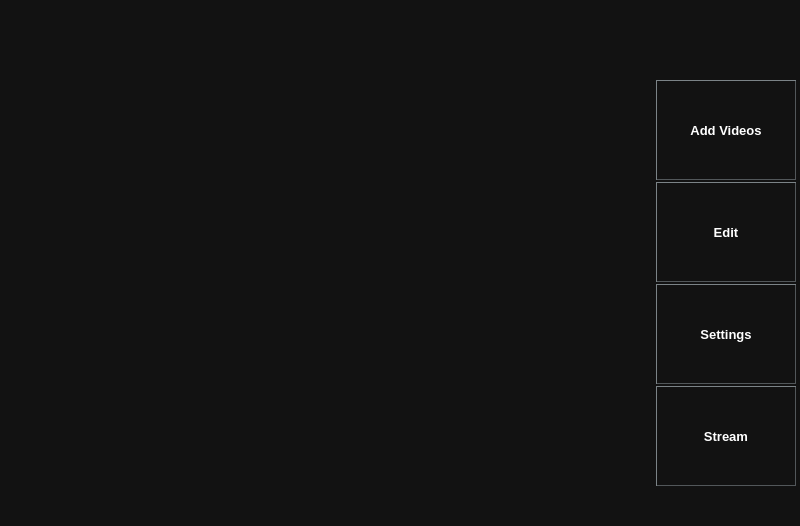
  <widget class="QWidget" name="centralwidget">
   <property name="minimumSize">
    <size>
     <width>800</width>
     <height>0</height>
    </size>
   </property>
   <property name="autoFillBackground">
    <bool>false</bool>
   </property>
   <property name="styleSheet">
    <string notr="true">QWidget {
	background-color:rgb(18, 18, 18);
	border-color: white;
}</string>
   </property>
   <layout class="QHBoxLayout" name="horizontalLayout">
    <property name="spacing">
     <number>4</number>
    </property>
    <property name="leftMargin">
     <number>4</number>
    </property>
    <property name="topMargin">
     <number>0</number>
    </property>
    <property name="rightMargin">
     <number>4</number>
    </property>
    <property name="bottomMargin">
     <number>0</number>
    </property>
    <item>
     <layout class="QVBoxLayout" name="verticalLayout">
      <item>
       <spacer name="horizontalSpacer">
        <property name="orientation">
         <enum>Qt::Horizontal</enum>
        </property>
        <property name="sizeType">
         <enum>QSizePolicy::Expanding</enum>
        </property>
        <property name="sizeHint" stdset="0">
         <size>
          <width>40</width>
          <height>20</height>
         </size>
        </property>
       </spacer>
      </item>
     </layout>
    </item>
    <item>
     <layout class="QVBoxLayout" name="verticalLayout_2">
      <property name="spacing">
       <number>0</number>
      </property>
      <property name="sizeConstraint">
       <enum>QLayout::SetNoConstraint</enum>
      </property>
      <property name="leftMargin">
       <number>0</number>
      </property>
      <property name="topMargin">
       <number>0</number>
      </property>
      <property name="rightMargin">
       <number>0</number>
      </property>
      <property name="bottomMargin">
       <number>0</number>
      </property>
      <item>
       <widget class="QLabel" name="label">
        <property name="minimumSize">
         <size>
          <width>120</width>
          <height>80</height>
         </size>
        </property>
        <property name="font">
         <font>
          <weight>50</weight>
          <bold>false</bold>
         </font>
        </property>
        <property name="text">
         <string>&lt;html&gt;&lt;head/&gt;&lt;body&gt;&lt;p&gt;&lt;br/&gt;&lt;/p&gt;&lt;/body&gt;&lt;/html&gt;</string>
        </property>
       </widget>
      </item>
      <item>
       <widget class="QPushButton" name="addVideos">
        <property name="minimumSize">
         <size>
          <width>140</width>
          <height>100</height>
         </size>
        </property>
        <property name="palette">
         <palette>
          <active>
           <colorrole role="WindowText">
            <brush brushstyle="SolidPattern">
             <color alpha="255">
              <red>255</red>
              <green>255</green>
              <blue>255</blue>
             </color>
            </brush>
           </colorrole>
           <colorrole role="Button">
            <brush brushstyle="SolidPattern">
             <color alpha="255">
              <red>18</red>
              <green>18</green>
              <blue>18</blue>
             </color>
            </brush>
           </colorrole>
           <colorrole role="Text">
            <brush brushstyle="SolidPattern">
             <color alpha="255">
              <red>255</red>
              <green>255</green>
              <blue>255</blue>
             </color>
            </brush>
           </colorrole>
           <colorrole role="ButtonText">
            <brush brushstyle="SolidPattern">
             <color alpha="255">
              <red>255</red>
              <green>255</green>
              <blue>255</blue>
             </color>
            </brush>
           </colorrole>
           <colorrole role="Base">
            <brush brushstyle="SolidPattern">
             <color alpha="255">
              <red>18</red>
              <green>18</green>
              <blue>18</blue>
             </color>
            </brush>
           </colorrole>
           <colorrole role="Window">
            <brush brushstyle="SolidPattern">
             <color alpha="255">
              <red>18</red>
              <green>18</green>
              <blue>18</blue>
             </color>
            </brush>
           </colorrole>
           <colorrole role="PlaceholderText">
            <brush brushstyle="NoBrush">
             <color alpha="128">
              <red>255</red>
              <green>255</green>
              <blue>255</blue>
             </color>
            </brush>
           </colorrole>
          </active>
          <inactive>
           <colorrole role="WindowText">
            <brush brushstyle="SolidPattern">
             <color alpha="255">
              <red>255</red>
              <green>255</green>
              <blue>255</blue>
             </color>
            </brush>
           </colorrole>
           <colorrole role="Button">
            <brush brushstyle="SolidPattern">
             <color alpha="255">
              <red>18</red>
              <green>18</green>
              <blue>18</blue>
             </color>
            </brush>
           </colorrole>
           <colorrole role="Text">
            <brush brushstyle="SolidPattern">
             <color alpha="255">
              <red>255</red>
              <green>255</green>
              <blue>255</blue>
             </color>
            </brush>
           </colorrole>
           <colorrole role="ButtonText">
            <brush brushstyle="SolidPattern">
             <color alpha="255">
              <red>255</red>
              <green>255</green>
              <blue>255</blue>
             </color>
            </brush>
           </colorrole>
           <colorrole role="Base">
            <brush brushstyle="SolidPattern">
             <color alpha="255">
              <red>18</red>
              <green>18</green>
              <blue>18</blue>
             </color>
            </brush>
           </colorrole>
           <colorrole role="Window">
            <brush brushstyle="SolidPattern">
             <color alpha="255">
              <red>18</red>
              <green>18</green>
              <blue>18</blue>
             </color>
            </brush>
           </colorrole>
           <colorrole role="PlaceholderText">
            <brush brushstyle="NoBrush">
             <color alpha="128">
              <red>255</red>
              <green>255</green>
              <blue>255</blue>
             </color>
            </brush>
           </colorrole>
          </inactive>
          <disabled>
           <colorrole role="WindowText">
            <brush brushstyle="SolidPattern">
             <color alpha="255">
              <red>255</red>
              <green>255</green>
              <blue>255</blue>
             </color>
            </brush>
           </colorrole>
           <colorrole role="Button">
            <brush brushstyle="SolidPattern">
             <color alpha="255">
              <red>18</red>
              <green>18</green>
              <blue>18</blue>
             </color>
            </brush>
           </colorrole>
           <colorrole role="Text">
            <brush brushstyle="SolidPattern">
             <color alpha="255">
              <red>255</red>
              <green>255</green>
              <blue>255</blue>
             </color>
            </brush>
           </colorrole>
           <colorrole role="ButtonText">
            <brush brushstyle="SolidPattern">
             <color alpha="255">
              <red>255</red>
              <green>255</green>
              <blue>255</blue>
             </color>
            </brush>
           </colorrole>
           <colorrole role="Base">
            <brush brushstyle="SolidPattern">
             <color alpha="255">
              <red>18</red>
              <green>18</green>
              <blue>18</blue>
             </color>
            </brush>
           </colorrole>
           <colorrole role="Window">
            <brush brushstyle="SolidPattern">
             <color alpha="255">
              <red>18</red>
              <green>18</green>
              <blue>18</blue>
             </color>
            </brush>
           </colorrole>
           <colorrole role="PlaceholderText">
            <brush brushstyle="NoBrush">
             <color alpha="128">
              <red>255</red>
              <green>255</green>
              <blue>255</blue>
             </color>
            </brush>
           </colorrole>
          </disabled>
         </palette>
        </property>
        <property name="font">
         <font>
          <family>Arial</family>
          <pointsize>10</pointsize>
          <weight>75</weight>
          <bold>true</bold>
         </font>
        </property>
        <property name="cursor">
         <cursorShape>PointingHandCursor</cursorShape>
        </property>
        <property name="styleSheet">
         <string notr="true">QPushButton{
	background-color:rgb(18, 18, 18);
	color: white;
	border-style: outset;
	border-width: 0.5px;
    border-color: rgb(82, 87, 90);
}</string>
        </property>
        <property name="locale">
         <locale language="English" country="UnitedKingdom"/>
        </property>
        <property name="text">
         <string>Add Videos</string>
        </property>
        <property name="icon">
         <iconset resource="material_design.qrc">
          <normaloff>:/new/prefix1/resources/add_circle_outline-white-24dp.svg</normaloff>:/new/prefix1/resources/add_circle_outline-white-24dp.svg</iconset>
        </property>
       </widget>
      </item>
      <item>
       <spacer name="verticalSpacer_3">
        <property name="orientation">
         <enum>Qt::Vertical</enum>
        </property>
        <property name="sizeType">
         <enum>QSizePolicy::Fixed</enum>
        </property>
        <property name="sizeHint" stdset="0">
         <size>
          <width>20</width>
          <height>2</height>
         </size>
        </property>
       </spacer>
      </item>
      <item>
       <widget class="QPushButton" name="pushButton_2">
        <property name="sizePolicy">
         <sizepolicy hsizetype="Maximum" vsizetype="Fixed">
          <horstretch>0</horstretch>
          <verstretch>0</verstretch>
         </sizepolicy>
        </property>
        <property name="minimumSize">
         <size>
          <width>140</width>
          <height>100</height>
         </size>
        </property>
        <property name="palette">
         <palette>
          <active>
           <colorrole role="WindowText">
            <brush brushstyle="SolidPattern">
             <color alpha="255">
              <red>255</red>
              <green>255</green>
              <blue>255</blue>
             </color>
            </brush>
           </colorrole>
           <colorrole role="Button">
            <brush brushstyle="SolidPattern">
             <color alpha="255">
              <red>18</red>
              <green>18</green>
              <blue>18</blue>
             </color>
            </brush>
           </colorrole>
           <colorrole role="Text">
            <brush brushstyle="SolidPattern">
             <color alpha="255">
              <red>255</red>
              <green>255</green>
              <blue>255</blue>
             </color>
            </brush>
           </colorrole>
           <colorrole role="ButtonText">
            <brush brushstyle="SolidPattern">
             <color alpha="255">
              <red>255</red>
              <green>255</green>
              <blue>255</blue>
             </color>
            </brush>
           </colorrole>
           <colorrole role="Base">
            <brush brushstyle="SolidPattern">
             <color alpha="255">
              <red>18</red>
              <green>18</green>
              <blue>18</blue>
             </color>
            </brush>
           </colorrole>
           <colorrole role="Window">
            <brush brushstyle="SolidPattern">
             <color alpha="255">
              <red>18</red>
              <green>18</green>
              <blue>18</blue>
             </color>
            </brush>
           </colorrole>
           <colorrole role="PlaceholderText">
            <brush brushstyle="NoBrush">
             <color alpha="128">
              <red>255</red>
              <green>255</green>
              <blue>255</blue>
             </color>
            </brush>
           </colorrole>
          </active>
          <inactive>
           <colorrole role="WindowText">
            <brush brushstyle="SolidPattern">
             <color alpha="255">
              <red>255</red>
              <green>255</green>
              <blue>255</blue>
             </color>
            </brush>
           </colorrole>
           <colorrole role="Button">
            <brush brushstyle="SolidPattern">
             <color alpha="255">
              <red>18</red>
              <green>18</green>
              <blue>18</blue>
             </color>
            </brush>
           </colorrole>
           <colorrole role="Text">
            <brush brushstyle="SolidPattern">
             <color alpha="255">
              <red>255</red>
              <green>255</green>
              <blue>255</blue>
             </color>
            </brush>
           </colorrole>
           <colorrole role="ButtonText">
            <brush brushstyle="SolidPattern">
             <color alpha="255">
              <red>255</red>
              <green>255</green>
              <blue>255</blue>
             </color>
            </brush>
           </colorrole>
           <colorrole role="Base">
            <brush brushstyle="SolidPattern">
             <color alpha="255">
              <red>18</red>
              <green>18</green>
              <blue>18</blue>
             </color>
            </brush>
           </colorrole>
           <colorrole role="Window">
            <brush brushstyle="SolidPattern">
             <color alpha="255">
              <red>18</red>
              <green>18</green>
              <blue>18</blue>
             </color>
            </brush>
           </colorrole>
           <colorrole role="PlaceholderText">
            <brush brushstyle="NoBrush">
             <color alpha="128">
              <red>255</red>
              <green>255</green>
              <blue>255</blue>
             </color>
            </brush>
           </colorrole>
          </inactive>
          <disabled>
           <colorrole role="WindowText">
            <brush brushstyle="SolidPattern">
             <color alpha="255">
              <red>255</red>
              <green>255</green>
              <blue>255</blue>
             </color>
            </brush>
           </colorrole>
           <colorrole role="Button">
            <brush brushstyle="SolidPattern">
             <color alpha="255">
              <red>18</red>
              <green>18</green>
              <blue>18</blue>
             </color>
            </brush>
           </colorrole>
           <colorrole role="Text">
            <brush brushstyle="SolidPattern">
             <color alpha="255">
              <red>255</red>
              <green>255</green>
              <blue>255</blue>
             </color>
            </brush>
           </colorrole>
           <colorrole role="ButtonText">
            <brush brushstyle="SolidPattern">
             <color alpha="255">
              <red>255</red>
              <green>255</green>
              <blue>255</blue>
             </color>
            </brush>
           </colorrole>
           <colorrole role="Base">
            <brush brushstyle="SolidPattern">
             <color alpha="255">
              <red>18</red>
              <green>18</green>
              <blue>18</blue>
             </color>
            </brush>
           </colorrole>
           <colorrole role="Window">
            <brush brushstyle="SolidPattern">
             <color alpha="255">
              <red>18</red>
              <green>18</green>
              <blue>18</blue>
             </color>
            </brush>
           </colorrole>
           <colorrole role="PlaceholderText">
            <brush brushstyle="NoBrush">
             <color alpha="128">
              <red>255</red>
              <green>255</green>
              <blue>255</blue>
             </color>
            </brush>
           </colorrole>
          </disabled>
         </palette>
        </property>
        <property name="font">
         <font>
          <family>Arial</family>
          <pointsize>10</pointsize>
          <weight>75</weight>
          <bold>true</bold>
         </font>
        </property>
        <property name="cursor">
         <cursorShape>PointingHandCursor</cursorShape>
        </property>
        <property name="styleSheet">
         <string notr="true">QPushButton{
	background-color:rgb(18, 18, 18);
	color: white;
	border-style: outset;
	border-width: 0.5px;
    border-color: rgb(82, 87, 90);
}</string>
        </property>
        <property name="locale">
         <locale language="English" country="UnitedKingdom"/>
        </property>
        <property name="text">
         <string>Edit</string>
        </property>
        <property name="icon">
         <iconset resource="material_design.qrc">
          <normaloff>:/new/prefix1/resources/edit-white-24dp.svg</normaloff>:/new/prefix1/resources/edit-white-24dp.svg</iconset>
        </property>
       </widget>
      </item>
      <item>
       <spacer name="verticalSpacer_2">
        <property name="orientation">
         <enum>Qt::Vertical</enum>
        </property>
        <property name="sizeType">
         <enum>QSizePolicy::Fixed</enum>
        </property>
        <property name="sizeHint" stdset="0">
         <size>
          <width>20</width>
          <height>2</height>
         </size>
        </property>
       </spacer>
      </item>
      <item>
       <widget class="QPushButton" name="pushButton_5">
        <property name="sizePolicy">
         <sizepolicy hsizetype="Fixed" vsizetype="Fixed">
          <horstretch>0</horstretch>
          <verstretch>0</verstretch>
         </sizepolicy>
        </property>
        <property name="minimumSize">
         <size>
          <width>140</width>
          <height>100</height>
         </size>
        </property>
        <property name="maximumSize">
         <size>
          <width>16777215</width>
          <height>100</height>
         </size>
        </property>
        <property name="palette">
         <palette>
          <active>
           <colorrole role="WindowText">
            <brush brushstyle="SolidPattern">
             <color alpha="255">
              <red>255</red>
              <green>255</green>
              <blue>255</blue>
             </color>
            </brush>
           </colorrole>
           <colorrole role="Button">
            <brush brushstyle="SolidPattern">
             <color alpha="255">
              <red>18</red>
              <green>18</green>
              <blue>18</blue>
             </color>
            </brush>
           </colorrole>
           <colorrole role="Text">
            <brush brushstyle="SolidPattern">
             <color alpha="255">
              <red>255</red>
              <green>255</green>
              <blue>255</blue>
             </color>
            </brush>
           </colorrole>
           <colorrole role="ButtonText">
            <brush brushstyle="SolidPattern">
             <color alpha="255">
              <red>255</red>
              <green>255</green>
              <blue>255</blue>
             </color>
            </brush>
           </colorrole>
           <colorrole role="Base">
            <brush brushstyle="SolidPattern">
             <color alpha="255">
              <red>18</red>
              <green>18</green>
              <blue>18</blue>
             </color>
            </brush>
           </colorrole>
           <colorrole role="Window">
            <brush brushstyle="SolidPattern">
             <color alpha="255">
              <red>18</red>
              <green>18</green>
              <blue>18</blue>
             </color>
            </brush>
           </colorrole>
           <colorrole role="PlaceholderText">
            <brush brushstyle="NoBrush">
             <color alpha="128">
              <red>255</red>
              <green>255</green>
              <blue>255</blue>
             </color>
            </brush>
           </colorrole>
          </active>
          <inactive>
           <colorrole role="WindowText">
            <brush brushstyle="SolidPattern">
             <color alpha="255">
              <red>255</red>
              <green>255</green>
              <blue>255</blue>
             </color>
            </brush>
           </colorrole>
           <colorrole role="Button">
            <brush brushstyle="SolidPattern">
             <color alpha="255">
              <red>18</red>
              <green>18</green>
              <blue>18</blue>
             </color>
            </brush>
           </colorrole>
           <colorrole role="Text">
            <brush brushstyle="SolidPattern">
             <color alpha="255">
              <red>255</red>
              <green>255</green>
              <blue>255</blue>
             </color>
            </brush>
           </colorrole>
           <colorrole role="ButtonText">
            <brush brushstyle="SolidPattern">
             <color alpha="255">
              <red>255</red>
              <green>255</green>
              <blue>255</blue>
             </color>
            </brush>
           </colorrole>
           <colorrole role="Base">
            <brush brushstyle="SolidPattern">
             <color alpha="255">
              <red>18</red>
              <green>18</green>
              <blue>18</blue>
             </color>
            </brush>
           </colorrole>
           <colorrole role="Window">
            <brush brushstyle="SolidPattern">
             <color alpha="255">
              <red>18</red>
              <green>18</green>
              <blue>18</blue>
             </color>
            </brush>
           </colorrole>
           <colorrole role="PlaceholderText">
            <brush brushstyle="NoBrush">
             <color alpha="128">
              <red>255</red>
              <green>255</green>
              <blue>255</blue>
             </color>
            </brush>
           </colorrole>
          </inactive>
          <disabled>
           <colorrole role="WindowText">
            <brush brushstyle="SolidPattern">
             <color alpha="255">
              <red>255</red>
              <green>255</green>
              <blue>255</blue>
             </color>
            </brush>
           </colorrole>
           <colorrole role="Button">
            <brush brushstyle="SolidPattern">
             <color alpha="255">
              <red>18</red>
              <green>18</green>
              <blue>18</blue>
             </color>
            </brush>
           </colorrole>
           <colorrole role="Text">
            <brush brushstyle="SolidPattern">
             <color alpha="255">
              <red>255</red>
              <green>255</green>
              <blue>255</blue>
             </color>
            </brush>
           </colorrole>
           <colorrole role="ButtonText">
            <brush brushstyle="SolidPattern">
             <color alpha="255">
              <red>255</red>
              <green>255</green>
              <blue>255</blue>
             </color>
            </brush>
           </colorrole>
           <colorrole role="Base">
            <brush brushstyle="SolidPattern">
             <color alpha="255">
              <red>18</red>
              <green>18</green>
              <blue>18</blue>
             </color>
            </brush>
           </colorrole>
           <colorrole role="Window">
            <brush brushstyle="SolidPattern">
             <color alpha="255">
              <red>18</red>
              <green>18</green>
              <blue>18</blue>
             </color>
            </brush>
           </colorrole>
           <colorrole role="PlaceholderText">
            <brush brushstyle="NoBrush">
             <color alpha="128">
              <red>255</red>
              <green>255</green>
              <blue>255</blue>
             </color>
            </brush>
           </colorrole>
          </disabled>
         </palette>
        </property>
        <property name="font">
         <font>
          <family>Arial</family>
          <pointsize>10</pointsize>
          <weight>75</weight>
          <bold>true</bold>
         </font>
        </property>
        <property name="cursor">
         <cursorShape>PointingHandCursor</cursorShape>
        </property>
        <property name="styleSheet">
         <string notr="true">QPushButton{
	background-color:rgb(18, 18, 18);
	color: white;
	border-style: outset;
	border-width: 0.5px;
    border-color: rgb(82, 87, 90);
}</string>
        </property>
        <property name="locale">
         <locale language="English" country="UnitedKingdom"/>
        </property>
        <property name="text">
         <string>Settings</string>
        </property>
        <property name="icon">
         <iconset resource="material_design.qrc">
          <normaloff>:/new/prefix1/resources/settings-white-24dp.svg</normaloff>:/new/prefix1/resources/settings-white-24dp.svg</iconset>
        </property>
       </widget>
      </item>
      <item>
       <spacer name="verticalSpacer_4">
        <property name="orientation">
         <enum>Qt::Vertical</enum>
        </property>
        <property name="sizeType">
         <enum>QSizePolicy::Fixed</enum>
        </property>
        <property name="sizeHint" stdset="0">
         <size>
          <width>20</width>
          <height>2</height>
         </size>
        </property>
       </spacer>
      </item>
      <item>
       <widget class="QPushButton" name="pushButton_3">
        <property name="sizePolicy">
         <sizepolicy hsizetype="Fixed" vsizetype="Fixed">
          <horstretch>0</horstretch>
          <verstretch>0</verstretch>
         </sizepolicy>
        </property>
        <property name="minimumSize">
         <size>
          <width>140</width>
          <height>100</height>
         </size>
        </property>
        <property name="palette">
         <palette>
          <active>
           <colorrole role="WindowText">
            <brush brushstyle="SolidPattern">
             <color alpha="255">
              <red>255</red>
              <green>255</green>
              <blue>255</blue>
             </color>
            </brush>
           </colorrole>
           <colorrole role="Button">
            <brush brushstyle="SolidPattern">
             <color alpha="255">
              <red>18</red>
              <green>18</green>
              <blue>18</blue>
             </color>
            </brush>
           </colorrole>
           <colorrole role="Text">
            <brush brushstyle="SolidPattern">
             <color alpha="255">
              <red>255</red>
              <green>255</green>
              <blue>255</blue>
             </color>
            </brush>
           </colorrole>
           <colorrole role="ButtonText">
            <brush brushstyle="SolidPattern">
             <color alpha="255">
              <red>255</red>
              <green>255</green>
              <blue>255</blue>
             </color>
            </brush>
           </colorrole>
           <colorrole role="Base">
            <brush brushstyle="SolidPattern">
             <color alpha="255">
              <red>18</red>
              <green>18</green>
              <blue>18</blue>
             </color>
            </brush>
           </colorrole>
           <colorrole role="Window">
            <brush brushstyle="SolidPattern">
             <color alpha="255">
              <red>18</red>
              <green>18</green>
              <blue>18</blue>
             </color>
            </brush>
           </colorrole>
           <colorrole role="PlaceholderText">
            <brush brushstyle="NoBrush">
             <color alpha="128">
              <red>255</red>
              <green>255</green>
              <blue>255</blue>
             </color>
            </brush>
           </colorrole>
          </active>
          <inactive>
           <colorrole role="WindowText">
            <brush brushstyle="SolidPattern">
             <color alpha="255">
              <red>255</red>
              <green>255</green>
              <blue>255</blue>
             </color>
            </brush>
           </colorrole>
           <colorrole role="Button">
            <brush brushstyle="SolidPattern">
             <color alpha="255">
              <red>18</red>
              <green>18</green>
              <blue>18</blue>
             </color>
            </brush>
           </colorrole>
           <colorrole role="Text">
            <brush brushstyle="SolidPattern">
             <color alpha="255">
              <red>255</red>
              <green>255</green>
              <blue>255</blue>
             </color>
            </brush>
           </colorrole>
           <colorrole role="ButtonText">
            <brush brushstyle="SolidPattern">
             <color alpha="255">
              <red>255</red>
              <green>255</green>
              <blue>255</blue>
             </color>
            </brush>
           </colorrole>
           <colorrole role="Base">
            <brush brushstyle="SolidPattern">
             <color alpha="255">
              <red>18</red>
              <green>18</green>
              <blue>18</blue>
             </color>
            </brush>
           </colorrole>
           <colorrole role="Window">
            <brush brushstyle="SolidPattern">
             <color alpha="255">
              <red>18</red>
              <green>18</green>
              <blue>18</blue>
             </color>
            </brush>
           </colorrole>
           <colorrole role="PlaceholderText">
            <brush brushstyle="NoBrush">
             <color alpha="128">
              <red>255</red>
              <green>255</green>
              <blue>255</blue>
             </color>
            </brush>
           </colorrole>
          </inactive>
          <disabled>
           <colorrole role="WindowText">
            <brush brushstyle="SolidPattern">
             <color alpha="255">
              <red>255</red>
              <green>255</green>
              <blue>255</blue>
             </color>
            </brush>
           </colorrole>
           <colorrole role="Button">
            <brush brushstyle="SolidPattern">
             <color alpha="255">
              <red>18</red>
              <green>18</green>
              <blue>18</blue>
             </color>
            </brush>
           </colorrole>
           <colorrole role="Text">
            <brush brushstyle="SolidPattern">
             <color alpha="255">
              <red>255</red>
              <green>255</green>
              <blue>255</blue>
             </color>
            </brush>
           </colorrole>
           <colorrole role="ButtonText">
            <brush brushstyle="SolidPattern">
             <color alpha="255">
              <red>255</red>
              <green>255</green>
              <blue>255</blue>
             </color>
            </brush>
           </colorrole>
           <colorrole role="Base">
            <brush brushstyle="SolidPattern">
             <color alpha="255">
              <red>18</red>
              <green>18</green>
              <blue>18</blue>
             </color>
            </brush>
           </colorrole>
           <colorrole role="Window">
            <brush brushstyle="SolidPattern">
             <color alpha="255">
              <red>18</red>
              <green>18</green>
              <blue>18</blue>
             </color>
            </brush>
           </colorrole>
           <colorrole role="PlaceholderText">
            <brush brushstyle="NoBrush">
             <color alpha="128">
              <red>255</red>
              <green>255</green>
              <blue>255</blue>
             </color>
            </brush>
           </colorrole>
          </disabled>
         </palette>
        </property>
        <property name="font">
         <font>
          <family>Arial</family>
          <pointsize>10</pointsize>
          <weight>75</weight>
          <italic>false</italic>
          <bold>true</bold>
          <underline>false</underline>
          <strikeout>false</strikeout>
         </font>
        </property>
        <property name="cursor">
         <cursorShape>PointingHandCursor</cursorShape>
        </property>
        <property name="styleSheet">
         <string notr="true">QPushButton{
	background-color:rgb(18, 18, 18);
	color: white;
	border-style: outset;
	border-width: 0.5px;
    border-color: rgb(82, 87, 90);
}</string>
        </property>
        <property name="locale">
         <locale language="English" country="UnitedKingdom"/>
        </property>
        <property name="text">
         <string>Stream</string>
        </property>
        <property name="icon">
         <iconset resource="material_design.qrc">
          <normaloff>:/new/prefix1/resources/live_tv-white-24dp.svg</normaloff>:/new/prefix1/resources/live_tv-white-24dp.svg</iconset>
        </property>
       </widget>
      </item>
      <item>
       <spacer name="verticalSpacer">
        <property name="orientation">
         <enum>Qt::Vertical</enum>
        </property>
        <property name="sizeHint" stdset="0">
         <size>
          <width>20</width>
          <height>40</height>
         </size>
        </property>
       </spacer>
      </item>
     </layout>
    </item>
   </layout>
  </widget>
